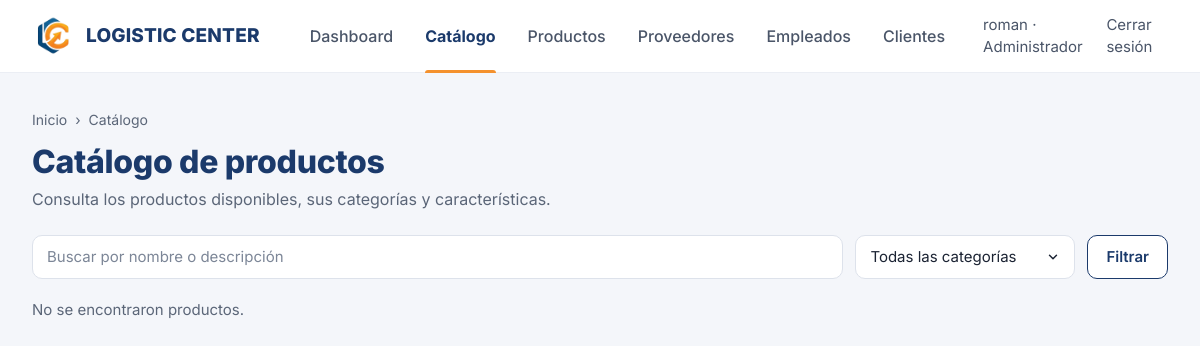
The page /catalogo/ (signed in) on the database as committed earlier.
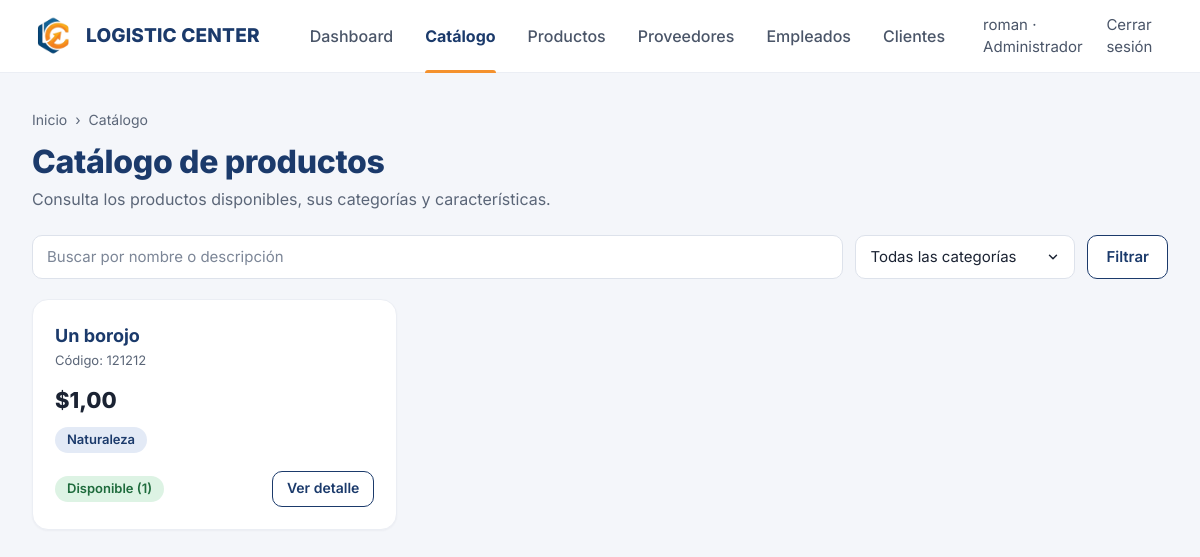
The same page on the database as committed later.
### inventario/models.py (models this page shows, shortened)
class Producto(models.Model):
    referencia = models.OneToOneField(
        ProductoProveedor, on_delete=models.PROTECT, related_name='inventario'
    )
    precio = models.DecimalField(max_digits=12, decimal_places=2)
    stock = models.PositiveIntegerField(default=0)
    categorias = models.ManyToManyField(
        Categoria, blank=True, related_name='productos'
    )
    fecha_registro = models.DateTimeField(auto_now_add=True)
    class Meta:
        ordering = ['referencia__nombre']
        verbose_name = 'Producto'
        verbose_name_plural = 'Productos'
    @property
    def codigo(self):
        return self.referencia.codigo
    @property
    def nombre(self):
        return self.referencia.nombre

class ProductoProveedor(models.Model):
    UNIDADES = [
        ('UND', 'Unidad'),
        ('CJA', 'Caja'),
        ('PAQ', 'Paquete'),
        ('KG', 'Kilogramo'),
        ('LT', 'Litro'),
        ('MT', 'Metro'),
    ]
    proveedor = models.ForeignKey(
        Proveedor, on_delete=models.CASCADE, related_name='productos'
    )
    codigo = models.CharField(
        'código', max_length=50, unique=True,
        error_messages={'unique': 'Ya existe un producto con este código.'},
    )
    nombre = models.CharField(max_length=150)
    descripcion = models.TextField('descripción')
    marca = models.CharField(max_length=100)
    unidad_medida = models.CharField('unidad de medida', max_length=3, choices=UNIDADES, default='UND')
    class Meta:
        ordering = ['nombre']
        verbose_name = 'Producto del proveedor'
        verbose_name_plural = 'Productos del proveedor'
        constraints = [
            models.UniqueConstraint(
                fields=['proveedor', 'nombre'],
                name='producto_proveedor_nombre_unico',
                violation_error_message='Este proveedor ya tiene un producto con ese nombre.',
            )
        ]

class Categoria(models.Model):
    nombre = models.CharField(max_length=100, unique=True)
    descripcion = models.CharField(max_length=255, blank=True)
    class Meta:
        ordering = ['nombre']
        verbose_name = 'Categoría'
        verbose_name_plural = 'Categorías'

### inventario/views.py (the view)
# urls.py: path('catalogo/', views.CatalogoView, name='catalogo'),
@login_required
def CatalogoView(request):
    busqueda = request.GET.get('q', '').strip()
    categoria_id = request.GET.get('categoria', '')
    productos = Producto.objects.select_related('referencia__proveedor').prefetch_related('categorias')
    if busqueda:
        productos = productos.filter(
            Q(referencia__nombre__icontains=busqueda)
            | Q(referencia__descripcion__icontains=busqueda)
            | Q(referencia__codigo__icontains=busqueda)
        )
    if categoria_id.isdigit():
        productos = productos.filter(categorias__pk=int(categoria_id))
    else:
        categoria_id = ''
    return render(request, 'inventario/catalogo.html', {
        'productos': productos,
        'categorias': Categoria.objects.all(),
        'busqueda': busqueda,
        'categoria_id': categoria_id,
    })

### inventario/templates/inventario/catalogo.html (shortened to what this page needs)
{% extends 'base.html' %}
{% block content %}
<nav class="crumbs" aria-label="Ruta">
    <a href="{% url 'dashboard' %}">Inicio</a><span aria-hidden="true">›</span><span>Catálogo</span>
</nav>
<div class="page-head">
    <div>
        <h1 class="page-title">Catálogo de productos</h1>
        <p class="page-lead">Consulta los productos disponibles, sus categorías y características.</p>
    </div>
</div>
<form method="get" class="toolbar" role="search">
    <input class="input" type="search" name="q" value="{{ busqueda }}" placeholder="Buscar por nombre o descripción" aria-label="Buscar por nombre o descripción">
    <select class="input" name="categoria" aria-label="Filtrar por categoría">
        <option value="">Todas las categorías</option>
    </select>
    <button class="btn btn--outline" type="submit">Filtrar</button>
</form>
<div class="product-grid">
    {% for producto in productos %}
    <article class="card product">
        <h2>{{ producto.nombre }}</h2>
        <p class="product__code">Código: {{ producto.codigo }}</p>
        <p class="product__price">${{ producto.precio }}</p>
        <div class="chips">
            {% for categoria in producto.categorias.all %}
            <span class="pill pill--blue">{{ categoria.nombre }}</span>
            {% endfor %}
        </div>
        <div class="product__foot">
            {% if producto.stock > 0 %}
            <span class="pill pill--green">Disponible ({{ producto.stock }})</span>
            {% else %}
            <span class="pill pill--red">Agotado</span>
            {% endif %}
            <a class="btn btn--outline btn--sm" href="{% url 'detalle_producto' producto.pk %}">Ver detalle</a>
        </div>
    </article>
    {% empty %}
    <p class="muted">No se encontraron productos.</p>
    {% endfor %}
</div>
{% endblock %}

Rows that differ between the two databases and show on the page:
added Producto: nombre "Un borojo", codigo "121212", precio "1,00", stock "1"
added Categoria: nombre "Naturaleza"
Other text that changed with them:
text no longer shown: "No se encontraron productos."
